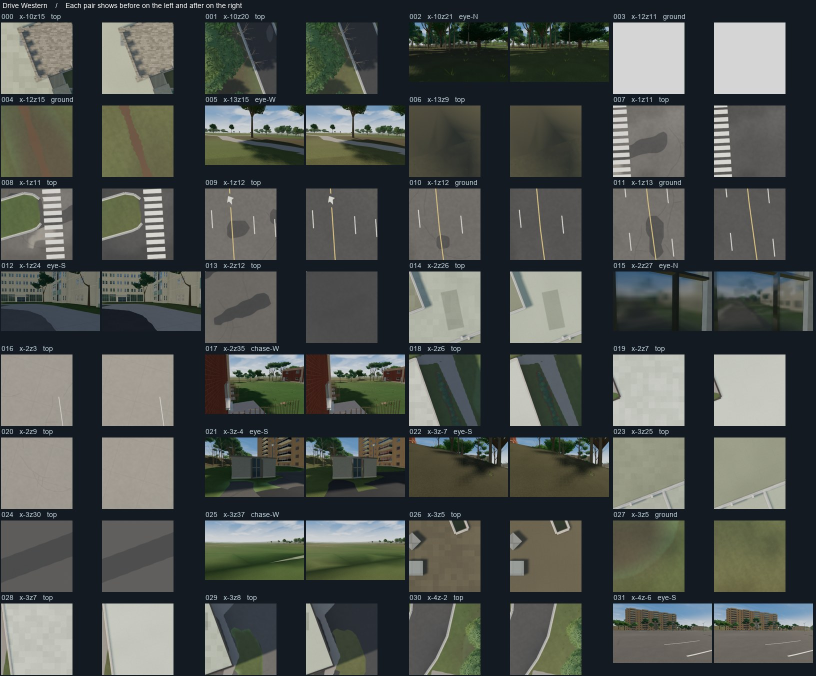
#> input picture data/debug/look6/review-000-031.jpg, 1632 x 1352 px, given in place of city-2025.png, which was not available (shown at 1/2 size)
$ python check_lot_surface.py ../data/debug/look6
#> lines starting #> are read from the running program, lines starting #| are printed output that depends on the picture
import sys
from pathlib import Path

import numpy as np
from PIL import Image
from scipy.ndimage import label


def samples(path):
    with Image.open(path) as img:
#> img is the input picture: PIL image 1632x1352 RGB; mean R, G, B 76.5, 80.8, 77.5
        rgb=np.asarray(img.convert('RGB').resize((500,500),Image.Resampling.BOX))
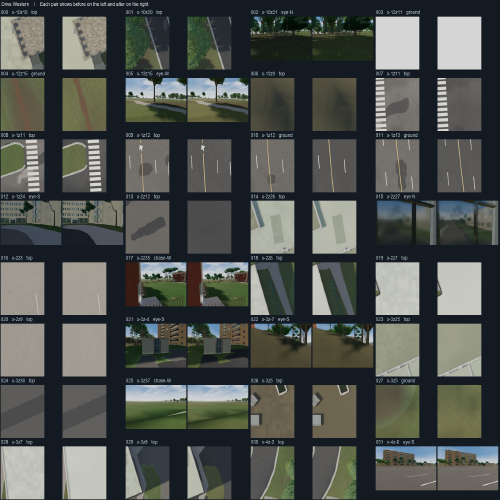
#> rgb: shape (500, 500, 3); mean R, G, B 76.6, 80.8, 77.5
    pairs=[((322.3,1054.8),(324.5,1054.8)),((316.3,1055.8),(316.3,1058.0)),((318.8,1083.8),(321.0,1083.8)),((311.3,1097.8),(313.5,1097.8))]
    def group(x,z):
        u,v=round((x-300)*10),round((z-1050)*10)
        return np.median(rgb[v-2:v+3,u-2:u+3],axis=(0,1))
    return np.asarray([[group(*a),group(*b)] for a,b in pairs])


views=Path(sys.argv[1])/'cells/x6z21/views'
native=samples(views/'city-2025.png')
rendered=samples(views/'ground.png')
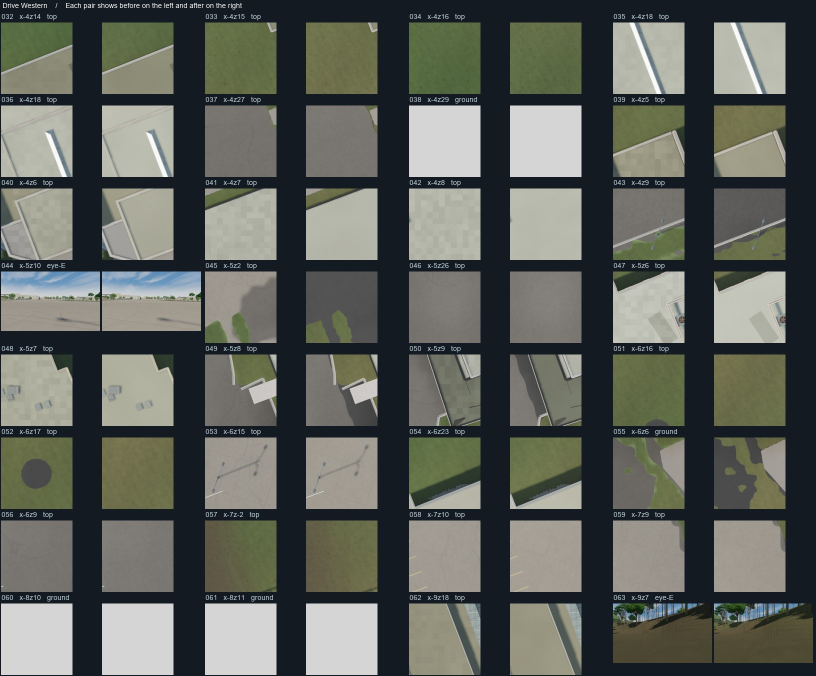
#> input picture data/debug/look6/review-032-063.jpg, 1632 x 1352 px, given in place of ground.png, which was not available (shown at 1/2 size)
#> in samples, img is the input picture: PIL image 1632x1352 RGB; mean R, G, B 92.3, 96.1, 90.1
#> in samples (call 2), `rgb=np.asarray(img.convert('RGB').resize((500,500),Image.Resampling.BO..`:
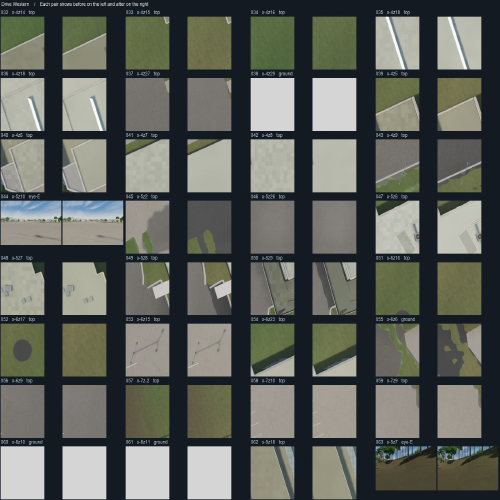
#> rgb: shape (500, 500, 3); mean R, G, B 92.3, 96.1, 90.1
#> (the run stopped early here; a loop or call above may not have finished)
